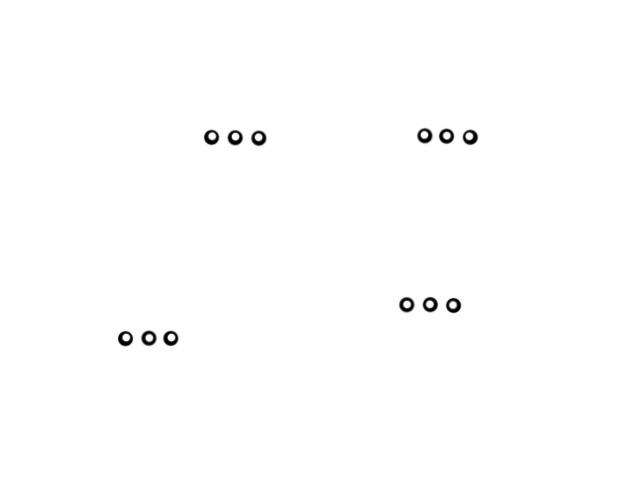
#> input picture img/33992p.jpg, 640 x 480 px
$ python perfect_scale.py
#> lines starting #> are read from the running program, lines starting #| are printed output that depends on the picture; after the words box and inside, x2 and y2 are one past the last pixel; in counts of white or black regions, pixels touching at a corner belong together
#> further down, img is the input picture: shape (480, 640, 3); min 0, max 255, mean 253.8
### crop.py
DEBUG = False

def getDimensions(img):
    r,c, = (None, None)
    if len(img.shape) == 3:
        r,c,_ = img.shape
    else:
        r,c = img.shape
#> r = 480; c = 640
    return (r,c)

def upperLeft(img):
    r,c = getDimensions(img)
#> r = 480; c = 640
    if DEBUG: print("[0:{rm}, 0:{cm}]".format(r=r,c=c,rm=int(r/2),cm=int(c/2)))
    return img[0:int(r/2),0:int(c/2)]

def upperRight(img):
    r,c = getDimensions(img)
#> r = 480; c = 640
    if DEBUG: print("[0:{rm}, {cm}:{c}]".format(r=r,c=c,rm=int(r/2),cm=int(c/2)))
    return img[0:int(r/2),int(c/2):c]

def lowerLeft(img):
    r,c = getDimensions(img)
#> r = 480; c = 640
    if DEBUG: print("[{rm}:{r}, 0:{cm}]".format(r=r,c=c,rm=int(r/2),cm=int(c/2)))
    return img[int(r/2):r,0:int(c/2)]

def lowerRight(img):
    r,c = getDimensions(img)
#> r = 480; c = 640
    if DEBUG: print("[{rm}:{r}, {cm}:{c}]".format(r=r,c=c,rm=int(r/2),cm=int(c/2)))
    return img[int(r/2):r,int(c/2):c]

### calc.py
import cv2
import math
import numpy as np
DEBUG = True
def contour_center(c):
    """Returns the center point (pixels) of the given contour"""
    (x,y),r = cv2.minEnclosingCircle(c)
    return (int(x),int(y))


def dist_between_contours(c1,c2):
    """Returns the distance between the two contour centers and the
x and y offset of the contours. (distance,dx,dy)"""
    center1 = contour_center(c1)
    center2 = contour_center(c2)
    dx = center1[0] - center2[0]
    dx *= -1
    dy = center1[1] - center2[1]
    d = math.sqrt(dx**2 + dy**2)
    if DEBUG:
        a1 = cv2.contourArea(c1)
        a2 = cv2.contourArea(c2)
        print("dist_between_contours()")
        print("area1 =",a1,"area2 =",a2)
        print("center1 = ",center1,"center2 = ",center2)
        print("dx =", dx, "dy =",dy, "d =",d)
    return (d,dx,dy)

def avg_dist(cnt_pairs):
    """Takes a list of contour pairs and returns the average distance between
each of them as well as the average dx and dy.
ret: (avg dist, avg dx, avg dy)"""
    mean_d = np.empty(len(cnt_pairs))
    mean_dx = np.empty(len(cnt_pairs))
    mean_dy = np.empty(len(cnt_pairs))
    for i,pair in enumerate(cnt_pairs):
        dist,dx,dy = dist_between_contours(pair[0],pair[1])
        mean_d[i] = dist
        mean_dx[i] = dx
        mean_dy[i] = dy

    return (mean_d.mean(), mean_dx.mean(), mean_dy.mean())

### pre_process.py
import cv2
import numpy as np

# [15 lines left out: functions denoise, recolor, not called in this run]


def parent_child_pairs(cnts,hierarchy):
    """Takes a list of contours and a hierarchy tree and returns a list of
parent child pairs of contours"""

    if len(hierarchy) != 1:
        return []
    ret = []
    for n,p,child,parent in hierarchy[0]:
        if (child | parent) != -1:
            child_parent = hierarchy[0][child][3]
            ret.append((cnts[child_parent], cnts[child]))

    return ret

### draw.py
import cv2

def draw_box_around_contour(img,cnt, color=(0,255,0), ox = 0, oy = 0):
    """Draws bounding box around contours on the given image.
parameters:
    img: an image to draw on
    cnt: a single contour
    color: the color of the bounding box
    ox: offset x to add to the contour center
    oy: offset y to add to the contour center
return:
    None
"""
    x,y,w,h = cv2.boundingRect(cnt)
    x += ox
    y += oy
    cv2.rectangle(img,(x,y),(x+w,y+h),color,1)

### perfect_scale.py
import cv2
import numpy as np

import crop
import calc
import pre_process
import draw

# I calculated this ahead of time. I expect all the images to be 640 x 480
# and the features will always be the same scale
# I calculated it by dividing the width (in pixels) of a contour by it's known
# width (in inches)
# x,y,w,h = cv2.boundingRect(contour)
# PIX_PER_INCH = w / width_in_inches
PIX_PER_INCH = 579.7101449275362
PIX_PER_MIL = PIX_PER_INCH / 1000 # pixels per thousandth of an inch
QUADRENT_ORDER = ("ul","ur","ll","lr") # the order the quadrents are stored


# load the image
img = cv2.imread('img/33992p.jpg')

#convert it to gray-scale
img_gs = cv2.cvtColor(img,cv2.COLOR_BGR2GRAY)

# seperate the image into 4 quadrents
ul = crop.upperLeft(img_gs)
ur = crop.upperRight(img_gs)
ll = crop.lowerLeft(img_gs)
lr = crop.lowerRight(img_gs)

# do some pre-processing
# ...
thresholds = []
for part in (ul,ur,ll,lr):
    _,t = cv2.threshold(part,200,255,0)
    thresholds.append(t)
#> this loop made 4 passes
#> pass 1, `_,t = cv2.threshold(part,200,255,0)`:
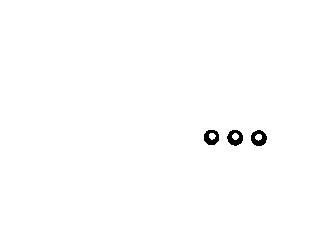
#> t: shape (240, 320); 99.4% white; 3 black regions, box (x1, y1, x2, y2) and area: (251, 130, 267, 146) 163, (227, 130, 243, 146) 160, (204, 130, 219, 145) 151
#> pass 2, `_,t = cv2.threshold(part,200,255,0)`:
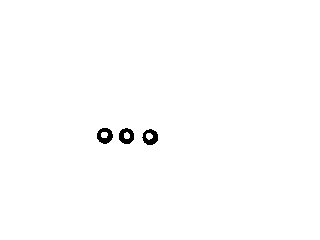
#> t: shape (240, 320); 99.4% white; 3 black regions, box (x1, y1, x2, y2) and area: (97, 128, 113, 144) 162, (119, 128, 134, 144) 158, (142, 129, 158, 145) 157
#> pass 3, `_,t = cv2.threshold(part,200,255,0)`:
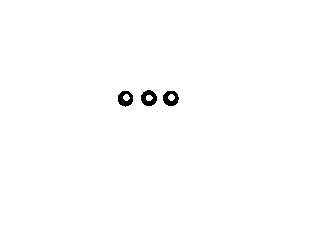
#> t: shape (240, 320); 99.4% white; 3 black regions, box (x1, y1, x2, y2) and area: (141, 90, 157, 106) 166, (163, 91, 179, 106) 156, (118, 91, 133, 107) 154
#> after the loop, thresholds = 4 items

# get the contours and the hierarchy tree
contours = []
for threshold in thresholds:
    cnts,h = cv2.findContours(threshold, cv2.RETR_TREE, cv2.CHAIN_APPROX_SIMPLE)
    contours.append((cnts,h))
#> after the loop, contours = 4 items

# get the pads and drills as parent child pairs
# assumes drills are actually hitting pads
quadrent_pairs = []
for cnt,h in contours:
    pair = pre_process.parent_child_pairs(cnt,h)
    quadrent_pairs.append(pair)
#> after the loop, quadrent_pairs = 4 items

# get the average offset of drills from pad centers for each quadrent
offsets = []
for pairs,q in zip(quadrent_pairs,QUADRENT_ORDER):
    print("calculating offset...", q)
    offset = calc.avg_dist(pairs)
    offsets.append(offset)
    print("")
#> this loop made 4 passes
#> q on passes 1 to 2: 'ul', 'ur'
#> q on passes 3 to 4: 'll', 'lr'
#> (printed output is left out)
#> after the loop, offsets = [(1.14, 0.333, 1), (0.805, -0.333, 0.667), (0.805, 0.667, 0.333), (0.805, -0.667, 0.333)]

ul_avg = (np.array(offsets[0]) / PIX_PER_INCH)
#> ul_avg = [0.00196, 0.000575, 0.00172]
ur_avg = (np.array(offsets[1]) / PIX_PER_INCH)
#> ur_avg = [0.00139, -0.000575, 0.00115]
ll_avg = (np.array(offsets[2]) / PIX_PER_INCH)
#> ll_avg = [0.00139, 0.00115, 0.000575]
lr_avg = (np.array(offsets[3]) / PIX_PER_INCH)
#> lr_avg = [0.00139, -0.00115, 0.000575]
print("average offsets for each quadrent (in inches)".upper())
print("QUADRENT [OFFSET DISTANCE, DX, DY]")
# [4 lines of commented-out code are left out]
print("ul [{:.4f}, {:.4f}, {:.4f}] |".format(ul_avg[0],ul_avg[1],ul_avg[2]), "ur [{:.4f}, {:.4f}, {:.4f}]".format(ur_avg[0],ur_avg[1],ur_avg[2]))
#| ul [0.0020, 0.0006, 0.0017] | ur [0.0014, -0.0006, 0.0011]
print("-"*29,"+","-"*29)
print("ll [{:.4f}, {:.4f}, {:.4f}] |".format(ll_avg[0],ll_avg[1],ll_avg[2]), "lr [{:.4f}, {:.4f}, {:.4f}]".format(lr_avg[0],lr_avg[1],lr_avg[2]))
#| ll [0.0014, 0.0011, 0.0006] | lr [0.0014, -0.0011, 0.0006]
# draw bounding boxes around the contours and show the result
for i,quadrent in enumerate(QUADRENT_ORDER):
    pair = quadrent_pairs[i]
    for parent,child in pair:
        xoff = 0
        yoff = 0
        if quadrent == 'ur':
            xoff = int(img.shape[1]/2)
        elif quadrent == 'll':
            yoff = int(img.shape[0]/2)
        elif quadrent == 'lr':
            xoff = int(img.shape[1]/2)
            yoff = int(img.shape[0]/2)
        draw.draw_box_around_contour(img, parent, ox = xoff, oy = yoff)
        draw.draw_box_around_contour(img, child, ox = xoff, oy = yoff,
                                     color = (0,0,255))

cv2.imshow('Contours',img)

# calculate what the scale and the offset needs to be
# divide by -2 becuse if the average is positive i.e. the offset is
# positive that means it needs to scale in

top_scalex = (ul_avg[1] + ur_avg[1]) / 2
#> top_scalex = 0
top_offsetx = ur_avg[1] - top_scalex
#> top_offsetx = -0.000575
bot_scalex = (ll_avg[1] + lr_avg[1]) / 2
#> bot_scalex = 0
bot_offsetx = lr_avg[1] - bot_scalex
#> bot_offsetx = -0.00115
avg_scalex = (top_scalex + bot_scalex) / 2
#> avg_scalex = 0
avg_offsetx = (top_offsetx + bot_offsetx) / 2
#> avg_offsetx = -0.000862

print("-"*80)
print("top x scale: {:.4f}, top x offset: {:.4f}".upper().format(top_scalex,
                                                                 top_offsetx))
#| TOP X SCALE: 0.0000, TOP X OFFSET: -0.0006
print("bot x scale: {:.4f}, bot x offset: {:.4f}".upper().format(bot_scalex,
                                                                 bot_offsetx))
#| BOT X SCALE: 0.0000, BOT X OFFSET: -0.0011
print("avg x scale: {:.4f}, avg x offset: {:.4f}".upper().format(avg_scalex,
                                                                 avg_offsetx))
#| AVG X SCALE: 0.0000, AVG X OFFSET: -0.0009

left_scaley = (ul_avg[2] + ll_avg[2]) / 2
#> left_scaley = 0.00115
left_offsety = ll_avg[2] - left_scaley
#> left_offsety = -0.000575
right_scaley = (ur_avg[2] + lr_avg[2]) / 2
#> right_scaley = 0.000862
right_offsety = lr_avg[2] - right_scaley
#> right_offsety = -0.000287
avg_scaley = (left_scaley + right_scaley) / 2
#> avg_scaley = 0.00101
avg_offsety = (left_offsety + right_offsety) / 2
#> avg_offsety = -0.000431

print("-"*80)
print("left y scale: {:.4f}, left y offset: {:.4f}".upper().format(left_scaley,
                                                                 left_offsety))
#| LEFT Y SCALE: 0.0011, LEFT Y OFFSET: -0.0006
print("right y scale: {:.4f}, right y offset: {:.4f}".upper().format(right_scaley,
                                                                 right_offsety))
#| RIGHT Y SCALE: 0.0009, RIGHT Y OFFSET: -0.0003
print("avg y scale: {:.4f}, avg y offset: {:.4f}".upper().format(avg_scaley,
                                                                 avg_offsety))
#| AVG Y SCALE: 0.0010, AVG Y OFFSET: -0.0004

print("="*80)
print("PERFECT SCALE")
print("SCALE X: {:.4f} SCALE Y: {:.4f}".format(avg_scalex,avg_scaley))
#| SCALE X: 0.0000 SCALE Y: 0.0010
print("ZERO X: {:.4f} ZERO Y: {:.4f}".format(avg_offsetx,avg_offsety))
#| ZERO X: -0.0009 ZERO Y: -0.0004

$ run again, with img/34518p.JPG copied over img/33992p.jpg
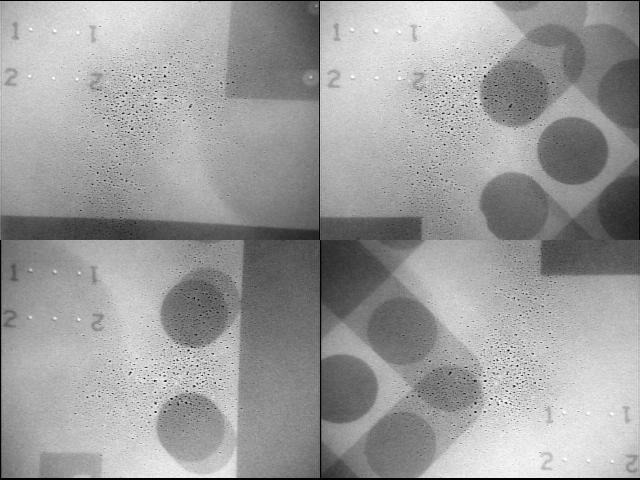
#> input picture img/34518p.JPG, 640 x 480 px
#> img is the input picture: shape (480, 640, 3); min 0, max 255, mean 156.2
#> in upperLeft, `r,c = getDimensions(img)`: r = 480; c = 640
#> in upperRight, `r,c = getDimensions(img)`: r = 480; c = 640
#> in lowerLeft, `r,c = getDimensions(img)`: r = 480; c = 640
#> in lowerLeft, `return img[int(r/2):r,0:int(c/2)]`:
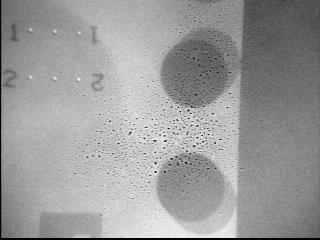
#> returned value: shape (240, 320); min 0, max 255, mean 154.8
#> in lowerRight, `r,c = getDimensions(img)`: r = 480; c = 640
#> the loop `for part in (ul,ur,ll,lr):` made 4 passes
#> pass 3, `_,t = cv2.threshold(part,200,255,0)`:
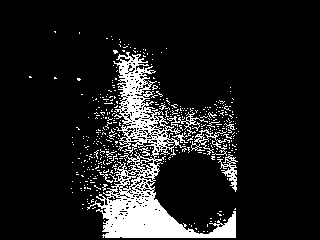
#> t: shape (240, 320); 11.8% white; 426 white regions (414 under 20 px), largest, box (x1, y1, x2, y2) and area: (87, 52, 236, 238) 6923, (217, 154, 238, 192) 258, (167, 112, 208, 143) 248
#> after the loop `for part in (ul,ur,ll,lr):`: thresholds = 4 items
#> the loop `for threshold in thresholds:` made 4 passes
#> the loop `for cnt,h in contours:` made 4 passes
#> the loop `for pairs,q in zip(quadrent_pairs,QUADRENT_ORDER):` made 4 passes
#> (pairs, q, offset) on passes 1, 3: ([], 'ul', (nan, nan, nan)), ([], 'll', (nan, nan, nan))
#> (printed output is left out)
#> after the loop `for pairs,q in zip(quadrent_pairs,QUADRENT_ORDER):`: offsets = [(nan, nan, nan), (1.41, 1, 1), (nan, nan, nan), (3.16, 1, -3)]
#> ul_avg = [nan, nan, nan]
#> ur_avg = [0.00244, 0.00172, 0.00172]
#> ll_avg = [nan, nan, nan]
#> lr_avg = [0.00545, 0.00172, -0.00517]
#| ul [nan, nan, nan] | ur [0.0024, 0.0017, 0.0017]
#| ll [nan, nan, nan] | lr [0.0055, 0.0017, -0.0052]
#> top_scalex = nan
#| TOP X SCALE: NAN, TOP X OFFSET: NAN
#| BOT X SCALE: NAN, BOT X OFFSET: NAN
#| AVG X SCALE: NAN, AVG X OFFSET: NAN
#> right_scaley = -0.00172
#> right_offsety = -0.00345
#> avg_scaley = nan
#| LEFT Y SCALE: NAN, LEFT Y OFFSET: NAN
#| RIGHT Y SCALE: -0.0017, RIGHT Y OFFSET: -0.0034
#| AVG Y SCALE: NAN, AVG Y OFFSET: NAN
#| SCALE X: nan SCALE Y: nan
#| ZERO X: nan ZERO Y: nan
